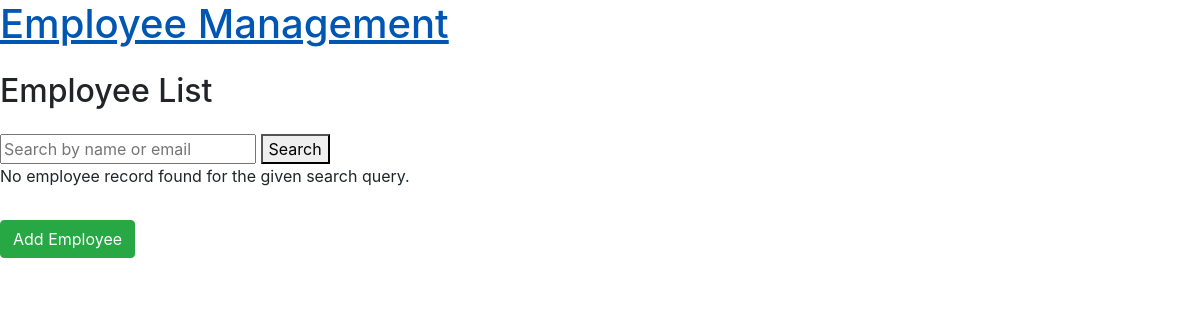
The page /employees/ on the database as committed earlier.
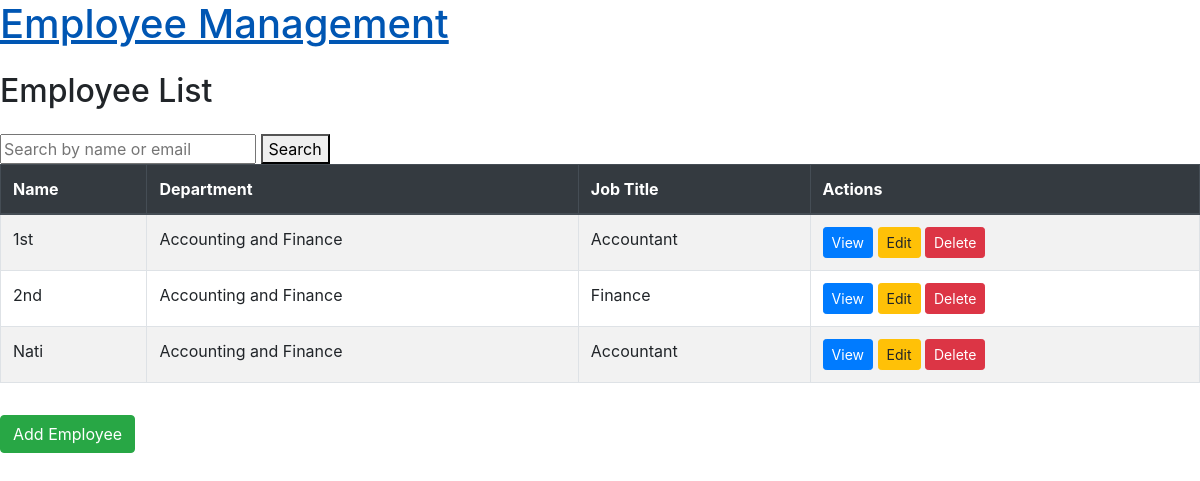
The same page on the database as committed later.
### employees/models.py (models this page shows, shortened)
class Employee(models.Model):
    user = models.OneToOneField(settings.AUTH_USER_MODEL, on_delete=models.CASCADE)
    department = models.ForeignKey(Department, on_delete=models.SET_NULL, null=True)
    job_title = models.CharField(max_length=100)
    address = models.CharField(max_length=255)
    contact_number = models.CharField(max_length=15)
    date_of_hire = models.DateField()
    documents = models.FileField(upload_to="employee_docs/", blank=True)

class CustomUser(AbstractBaseUser, PermissionsMixin):
    email = models.EmailField(unique=True)
    first_name = models.CharField(max_length=30)
    last_name = models.CharField(max_length=30)
    is_staff = models.BooleanField(default=False)
    is_active = models.BooleanField(default=True)
    date_joined = models.DateTimeField(auto_now_add=False)
    objects = CustomUserManager()
    USERNAME_FIELD = "email"
    REQUIRED_FIELDS = ["first_name", "last_name"]

class Department(models.Model):
    name = models.CharField(max_length=100)
    description = models.TextField(blank=True)

### employees/views.py (the view)
# urls.py: path("", views.EmployeeListView.as_view(), name="employee_list"),
class EmployeeListView(ListView):
    model = Employee
    template_name = "employees/employee_list.html"
    context_object_name = "employees"
    def get_queryset(self):
        query = self.request.GET.get("q")
        if query:
            return Employee.objects.filter(
                Q(employee__first_name__icontains=query)
                | Q(employee__email__icontains=query)
            )
        return super().get_queryset()

### templates/employees/employee_list.html
{% extends 'base.html' %}
{% block content %}
  <div class="mt-4">
    <h2 class="mb-4">Employee List</h2>
    <form method="get" action=".">
      <input type="text" name="q" placeholder="Search by name or email" value="{{ request.GET.q }}">
      <button type="submit">Search</button>
    </form>
    {% if employees %}
    <table class="table table-striped table-bordered">
      <thead class="thead-dark">
        <tr>
          <th>Name</th>
          <th>Department</th>
          <th>Job Title</th>
          <th>Actions</th>
        </tr>
      </thead>
      <tbody>
        {% for employee in employees %}
          <tr>
            <td>{{ employee.user.first_name }}</td>
            <td>{{ employee.department.name }}</td>
            <td>{{ employee.job_title }}</td>
            <td>
              <a class="btn btn-primary btn-sm" href="{% url 'employee_detail' employee.pk %}">View</a>
              <a class="btn btn-warning btn-sm" href="{% url 'employee_edit' employee.pk %}">Edit</a>
              <a class="btn btn-danger btn-sm" href="{% url 'employee_delete' employee.pk %}">Delete</a>
            </td>
          </tr>
        {% endfor %}
      </tbody>
    </table>
    {% else %}
    <p>No employee record found for the given search query.</p>
  {% endif %}
    <a class="btn btn-success mt-3" href="{% url 'employee_add' %}">Add Employee</a>
  </div>
{% endblock %}

Rows that differ between the two databases and show on the page:
added Employee: user.first_name "1st", department.name "Accounting and Finance", job_title "Accountant"
added Employee: user.first_name "2nd", department.name "Accounting and Finance", job_title "Finance"
added Employee: user.first_name "Nati", department.name "Accounting and Finance", job_title "Accountant"
Other text that changed with them:
text no longer shown: "No employee record found for the given search query."
text now shown: "Name Department Job Title Actions"
